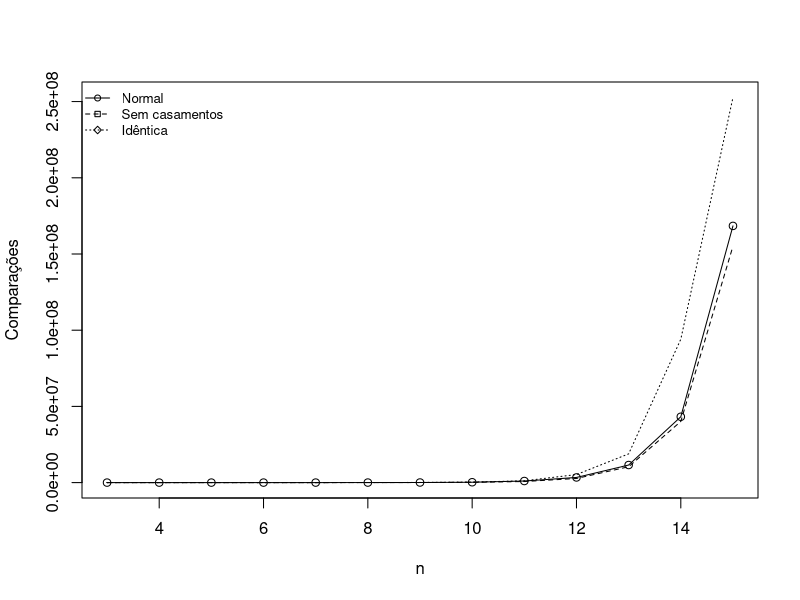
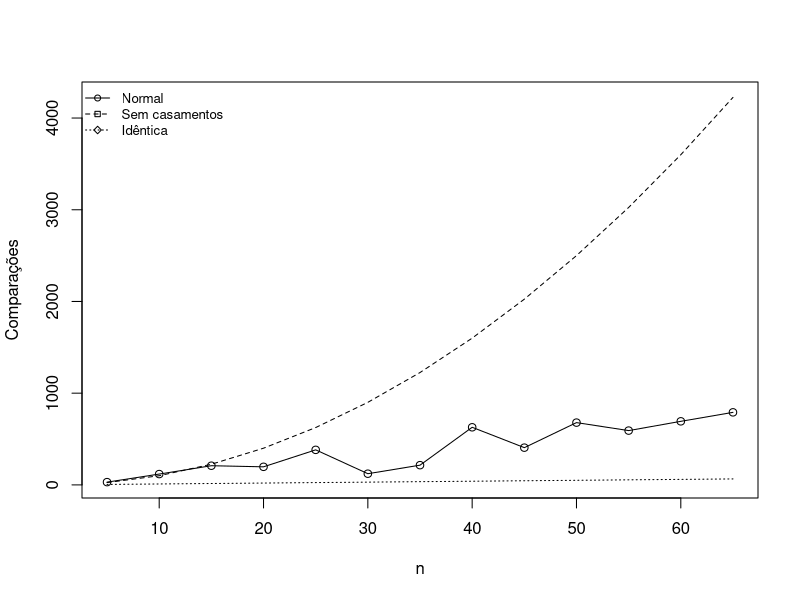
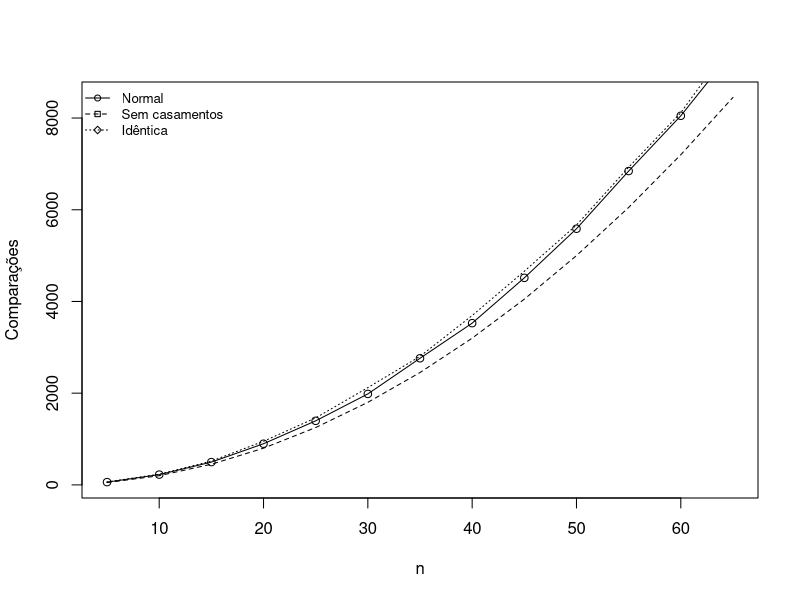
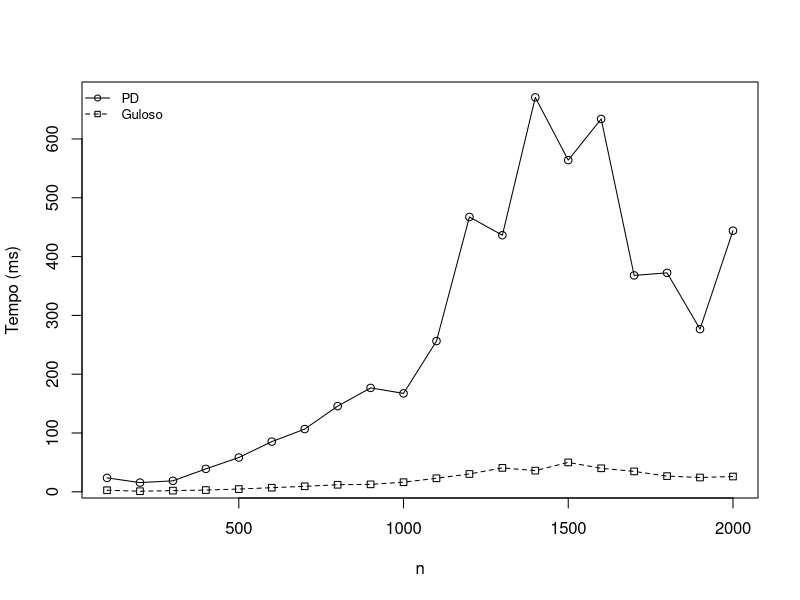
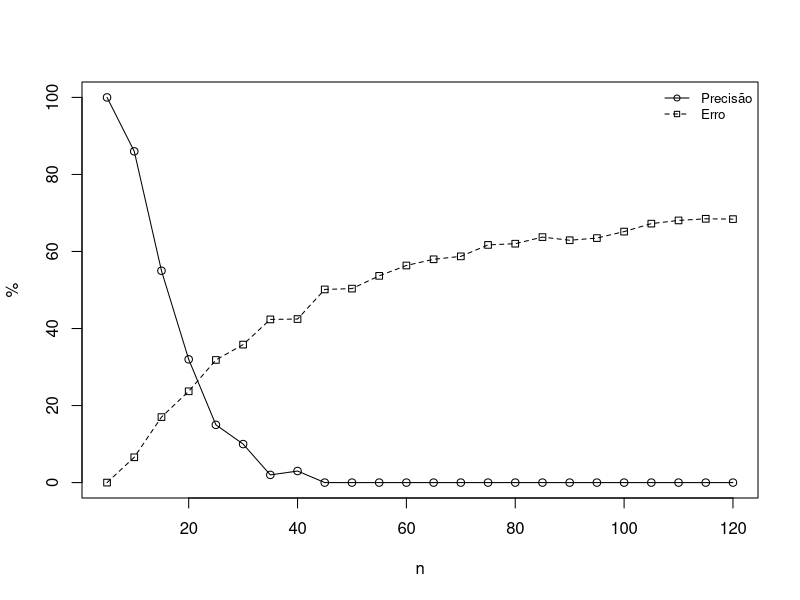
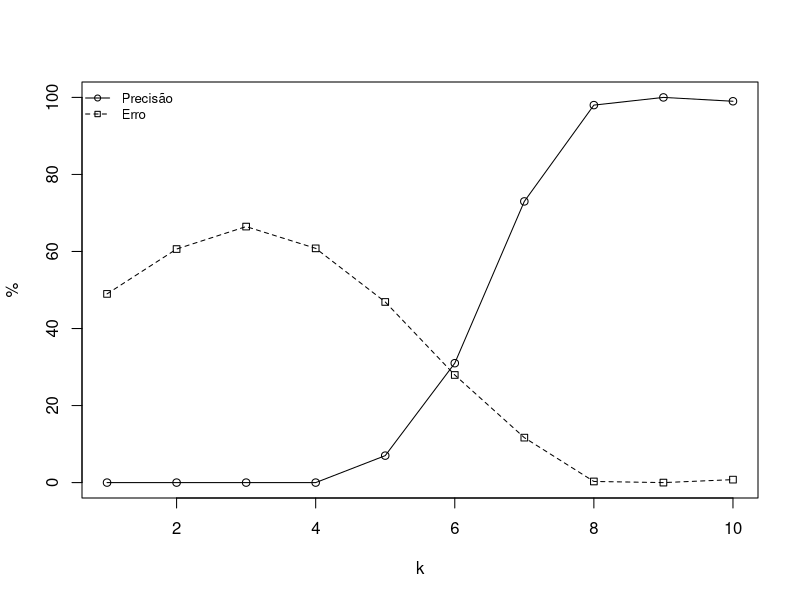

Reproduce these figures in R, in order.

# Backtracking
t <- read.table("back.csv", header=FALSE, sep='\t')
pdf(file="back.pdf", height=5, width=5)
plot(t[,1], t[,2],  type="l", pch=23, lty=3, xlab="n", ylab="Comparações")
lines(t[,1], t[,3], type="o")
lines(t[,1], t[,4], type="l", pch=22, lty=2)
legend("topleft", c("Normal", "Sem casamentos", "Idêntica"), cex=0.8, lty=1:3, pch=21:23, lwd=1, bty="n")
dev.off()

# Dynamic
t <- read.table("dyna.csv", header=FALSE, sep='\t')
pdf(file="dyna.pdf", height=5, width=5)
plot(t[,1], t[,4],  type="l", pch=22, lty=2, xlab="n", ylab="Comparações")
lines(t[,1], t[,3], type="o")
lines(t[,1], t[,2], type="l", pch=23, lty=3)
legend("topleft", c("Normal", "Sem casamentos", "Idêntica"), cex=0.8, lty=1:3, pch=21:23, lwd=1, bty="n")
dev.off()

# Greedy
t <- read.table("gree.csv", header=FALSE, sep='\t')
pdf(file="gree.pdf", height=5, width=5)
plot(t[,1], t[,4],  type="l", pch=22, lty=2, xlab="n", ylab="Comparações")
lines(t[,1], t[,3], type="o")
lines(t[,1], t[,2], type="l", pch=23, lty=3)
legend("topleft", c("Normal", "Sem casamentos", "Idêntica"), cex=0.8, lty=1:3, pch=21:23, lwd=1, bty="n")
dev.off()

# Dynamic vs Geedy
t <- read.table("dynaVsGree.csv", header=FALSE, sep='\t')
pdf(file="dynaVsGree.pdf", height=5, width=5)
plot(t[,2], t[,3],  type="o", xlab="n", ylab="Tempo (ms)")
lines(t[,2], t[,4], type="o", pch=22, lty=2)
legend("topleft", c("PD", "Guloso"), cex=0.8, lty=1:2, pch=21:22, lwd=1, bty="n")
dev.off()

# Precisão por tamanho
t <- read.table("precisionBySize.csv", header=FALSE, sep='\t')
pdf(file="precisionBySize.pdf", height=5, width=5)
plot(t[,2], t[,3],  type="o", xlab="n", ylab="%")
lines(t[,2], t[,4], type="o", pch=22, lty=2)
legend("topright", c("Precisão", "Erro"), cex=0.8, lty=1:2, pch=21:22, lwd=1, bty="n")
dev.off()

# Precisão por k
t <- read.table("precisionByK.csv", header=FALSE, sep='\t')
pdf(file="precisionByK.pdf", height=5, width=5)
plot(t[,1], t[,3],  type="o", xlab="k", ylab="%")
lines(t[,1], t[,4], type="o", pch=22, lty=2)
legend("topleft", c("Precisão", "Erro"), cex=0.8, lty=1:2, pch=21:22, lwd=1, bty="n")
dev.off()
